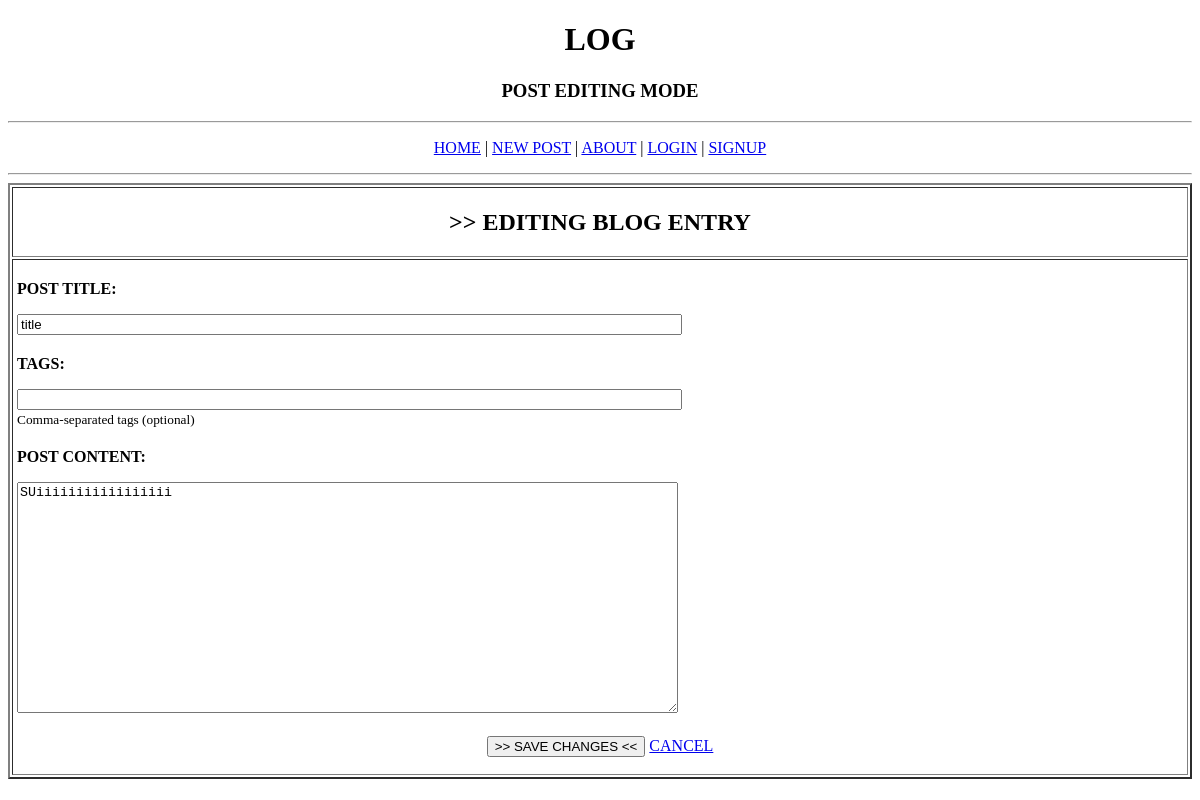
The app's page /post/1/edit (signed in), older data.
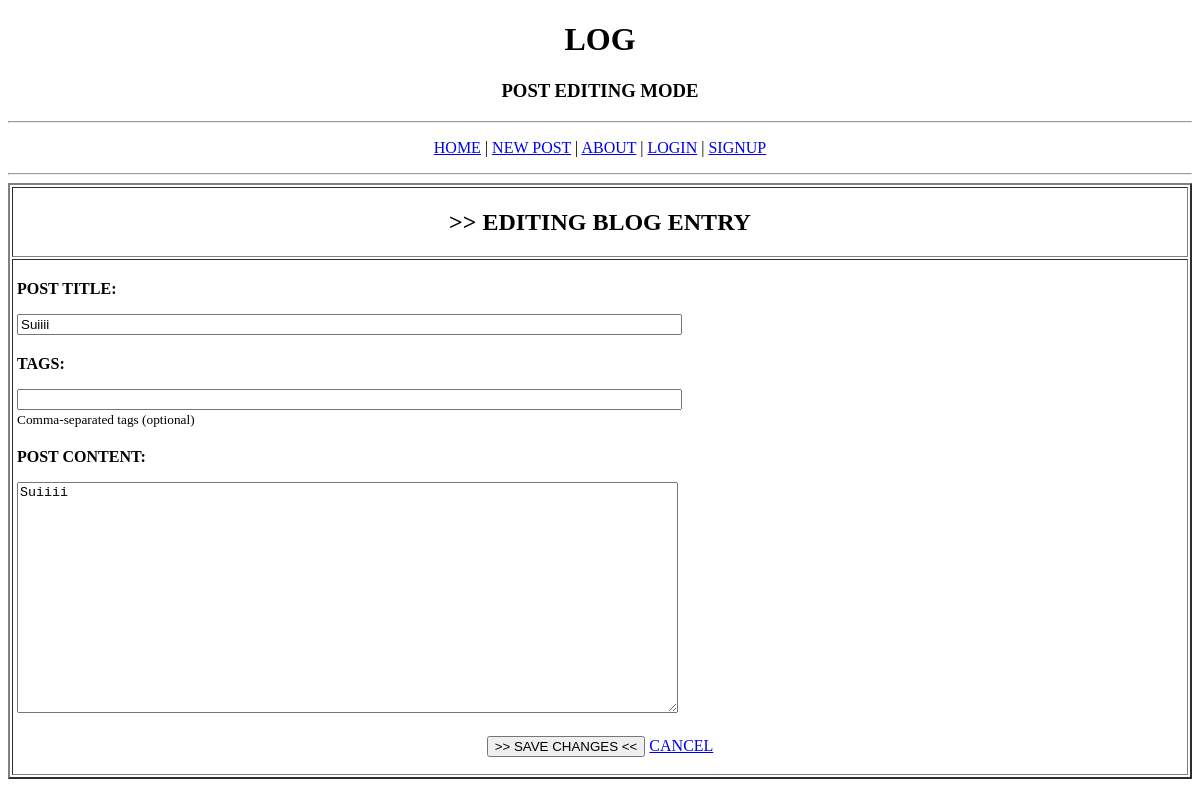
The same page, newer data.
### models.py (models this page shows, shortened)
class BlogPost(Base):
    __tablename__ = "posts"
    id = Column(Integer, primary_key=True, index=True)
    title = Column(String(200), nullable=False)
    content = Column(Text, nullable=False)
    created_at = Column(DateTime, default=datetime.utcnow)
    tags = Column(Text, default="[]")
    owner_id = Column(Integer, ForeignKey("users.id"))
    owner = relationship("User", back_populates="posts")

### main.py (the view)
@app.get("/post/{post_id}/edit", response_class=HTMLResponse)
async def edit_post_form(request: Request, post_id: int, db: Session = Depends(get_db), current_user: User = Depends(get_current_user)):
    post = crud.get_post_by_id(db, post_id)
    if not post:
        raise HTTPException(status_code=404, detail="Post not found")
    if post.owner_id != current_user.id:
        raise HTTPException(status_code=403, detail="Not authorized to edit this post")
    return templates.TemplateResponse("edit_post.html", {"request": request, "post": post})

### templates/edit_post.html (shortened to what this page needs)
<!DOCTYPE html>
<html>
<head>
</head>
<body>
    <center>
        <h1>LOG</h1>
        <h3>POST EDITING MODE</h3>
    </center>
    <hr>
    <center>
<p>
    <a href="/">HOME</a> |
    <a href="/new">NEW POST</a> |
    <a href="/about">ABOUT</a> |
    {% if current_user %}
        <span>Welcome, {{ current_user.username }}</span> |
        <a href="/logout">LOGOUT</a>
    {% else %}
        <a href="/login">LOGIN</a> |
        <a href="/signup">SIGNUP</a>
    {% endif %}
</p>
    </center>
    <hr>
    <table border="2" width="100%">
        <tr>
            <td>
                <center><h2>&gt;&gt; EDITING BLOG ENTRY</h2></center>
            </td>
        </tr>
        <tr>
            <td>
                <form action="/post/{{ post.id }}/edit" method="post">
                    <table width="100%">
                        <tr>
                            <td>
                                <p><strong>POST TITLE:</strong></p>
                                <input type="text" name="title" size="80" required value="{{ post.title }}">
                            </td>
                        </tr>
                        <tr>
                            <td>
                                <p><strong>TAGS:</strong></p>
                                <input type="text" name="tags" size="80" value="{{ post.tags_list|join(', ') }}">
                                <br><small>Comma-separated tags (optional)</small>
                            </td>
                        </tr>
                        <tr>
                            <td>
                                <p><strong>POST CONTENT:</strong></p>
                                <textarea name="content" rows="15" cols="80" required>{{ post.content }}</textarea>
                            </td>
                        </tr>
                    </table>
                    <center>
                        <p>
                            <input type="submit" value="&gt;&gt; SAVE CHANGES &lt;&lt;">
                            <a href="/post/{{ post.id }}">CANCEL</a>
                        </p>
                    </center>
                </form>
            </td>
        </tr>
    </table>
</body>
</html>

Row changes from the older to the newer data that the page shows:
changed BlogPost: title "title" → "Suiiii"; content "SUiiiiiiiiiiiiiiiii" → "Suiiii"
